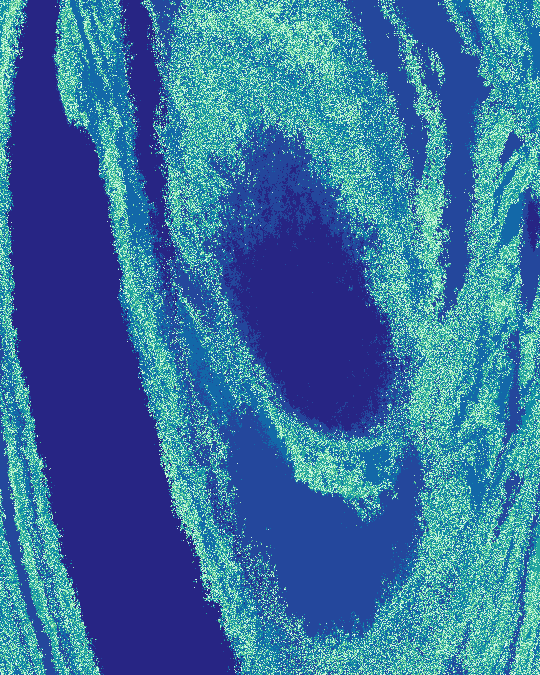
#> input picture site/data/layer2_loopscape.webp, 540 x 675 px, given in place of 00_0_eqr_sudoku_plane_rating47_7d68927f389fbdaa_rating47.png, which was not available
$ python scale_dependence.py
#> lines starting #> are read from the running program, lines starting #| are printed output that depends on the picture; pictures that were not available may be replaced by others from this repository, and a replacement may not be noted
### render/repro.py
"""Helpers for the reproduction check against loopscape's 1000x1000 EqR/Sudoku asset.

The asset is a PNG with exactly 11 colours: the settle-time field pushed through a sequential colormap.
Colours are ranked by luminance (dark -> light), which is the colormap's own order, so a pixel's *level*
is an ordinal copy of its settle time and can be compared with ours without knowing the colormap.
"""
from __future__ import annotations

from pathlib import Path

import numpy as np
from PIL import Image
from scipy.stats import rankdata

# (swap_axes, flip_x, flip_y): how an image pixel (row r, col c) maps to plane axis indices.
_VARIANT_FLAGS = {
    "xy": (False, False, False),
    "xy_fx": (False, True, False),
    "xy_fy": (False, False, True),
    "xy_fxfy": (False, True, True),
    "yx": (True, False, False),
    "yx_fx": (True, True, False),
    "yx_fy": (True, False, True),
    "yx_fxfy": (True, True, True),
}
VARIANTS = tuple(_VARIANT_FLAGS)


def load_asset_levels(path: str | Path) -> tuple[np.ndarray, np.ndarray]:
    """PNG -> (levels uint8 (H, W) ranked dark -> light, colours (K, 3))."""
    rgb = np.asarray(Image.open(path).convert("RGB"))
#> rgb is the input picture: shape (675, 540, 3); mean R, G, B 55.7, 111.3, 158.6
    colours, inv = np.unique(rgb.reshape(-1, 3), axis=0, return_inverse=True)
#> colours = [[15, 136, 167], [19, 104, 168], [34, 164, 160], [36, 71, 156], [39, 37, 132], [75, 192, 155], [127, 220, 155], [165, 234, 190], [201, 247, 224], [255, 210, 122], [255, 255, 255]]
    lum = colours @ np.array([0.2126, 0.7152, 0.0722])
#> lum = [112.5, 90.55, 136.1, 69.7, 44.28, 164.5, 195.5, 216.2, 235.6, 213.2, 255]
    order = np.argsort(lum)
#> order = [4, 3, 1, 0, 2, 5, 6, 9, 7, 8, 10]
    rank = np.empty(len(colours), dtype=np.uint8)
#> rank = [16, 15, 21, 32, 184, 85, 0, 0, 0, 0, 0]
    rank[order] = np.arange(len(colours))
    return rank[inv.reshape(rgb.shape[:2])], colours[order]


# [92 lines left out: functions variant_axes, aligned_indices, best_shift_agreement, contingency, spearman, variant_sample and 3 more, not called in this run]

### render/metrics.py
"""Basin metrics (basin entropy, uncertainty exponent) via loopscape.metrics, plus outcome summaries.

Method, as in the paper (Lai et al., arXiv:2609.04963, App. B/D) and loopscape:
* basin entropy S_b: split the label field into non-overlapping 5 x 5 boxes, Shannon entropy (natural log) of
  the labels in each box, mean over boxes; the boundary entropy S_bb averages only boxes with >1 label;
  S_bb > ln 2 is the criterion for a fractal-like boundary (Daza et al. 2016);
* uncertainty exponent alpha: fraction f(eps) of pixel pairs separated by eps = 1..5 pixels (horizontal,
  vertical, both diagonals) that carry different labels, f ~ eps^alpha by a log-log fit; the boundary
  dimension is 2 - alpha (McDonald et al. 1985).
Labels are equality classes, so the settle-time field and the decoded asset colours (11 levels) are both valid.
"""
from __future__ import annotations

import numpy as np


def label_metrics(labels: np.ndarray, box_size: int = 5) -> dict:
    from loopscape.metrics import basin_entropy, uncertainty_exponent

    labels = np.asarray(labels)
    be = basin_entropy(labels, box_size=box_size)
    ue = uncertainty_exponent(labels, box_size=box_size)
    return dict(
        shape=list(labels.shape),
        n_labels=int(len(np.unique(labels))),
        basin_entropy=float(be["basin_entropy"]),
        boundary_basin_entropy=float(be["boundary_basin_entropy"]),
        boundary_box_fraction=float(be["boundary_box_fraction"]),
        log2_criterion=bool(be["log2_criterion"]),
        uncertainty_exponent=float(ue["uncertainty_exponent"]),
        boundary_dimension=float(ue["boundary_dimension"]),
        uncertainty_r2=float(ue["r_squared"]),
        uncertainty_fractions=[float(f) for f in ue["uncertainty_fractions"]],
        box_size=box_size,
    )


def multi_scale(labels: np.ndarray, strides=(1, 2, 4, 8), box_size: int = 5) -> dict:
    """Metrics of the same field sampled every ``stride`` pixels (a coarser render of the same plane)."""
    return {s: label_metrics(np.asarray(labels)[::s, ::s], box_size) for s in strides}


# [23 lines left out: functions outcome_summary, adjacent_gap_stats, not called in this run]

### scripts/scale_dependence.py
#!/usr/bin/env python
"""How complex is the settle-time field at different pixel pitches?  (the paper's App. E question)

Settle times are clipped to 2..12 (the upstream image's 11 levels) so every row uses the same labels.
Basin entropy and boundary dimension (loopscape.metrics, 5x5 boxes, eps = 1..5 px) of: the upstream image at several
strides, our 250x250 reproduction, the hero at several strides (if rendered), and the small zoom windows of the chase
jobs.  Writes results/scale_dependence.json and results/figures/scale_dependence.png.  A boundary dimension that falls
as the pitch gets finer is the signature of a *slim* fractal; one that stays constant is a true fractal.
"""
import argparse
import glob
import json
import sys
from pathlib import Path

import numpy as np

ROOT = Path(__file__).resolve().parents[1]
sys.path.insert(0, str(ROOT))
from render import metrics as M  # noqa: E402
from render import repro as R  # noqa: E402

ASSET = ROOT / "vendor/loopscape/assets/basins_1000_0_eqr_sudoku_plane_rating47_7d68927f389fbdaa_rating47.png"


def R_ord(n):
    return f"{n}{'th' if 10 <= n % 100 <= 20 else {1: 'st', 2: 'nd', 3: 'rd'}.get(n % 10, 'th')}"


def entry(label, field, pitch, source):
    m = M.label_metrics(field)
    return dict(label=label, source=source, pitch=pitch, shape=list(field.shape), basin_entropy=m["basin_entropy"],
                boundary_basin_entropy=m["boundary_basin_entropy"], boundary_box_fraction=m["boundary_box_fraction"],
                uncertainty_exponent=m["uncertainty_exponent"], boundary_dimension=m["boundary_dimension"],
                uncertainty_r2=m["uncertainty_r2"])


def main():
    ap = argparse.ArgumentParser()
    ap.add_argument("--hero", default=None, help="merged hero run dir (field.npz)")
    ap.add_argument("--chase", nargs="*", default=[], help="chase run dirs (chase.json + level*.npz)")
    ap.add_argument("--keyframes", nargs="*", default=[], help="merged keyframe run dirs (field.npz + spec.json)")
    ap.add_argument("--out", default="results/scale_dependence.json")
    a = ap.parse_args()
    rows = []
    levels, _ = R.load_asset_levels(ASSET)
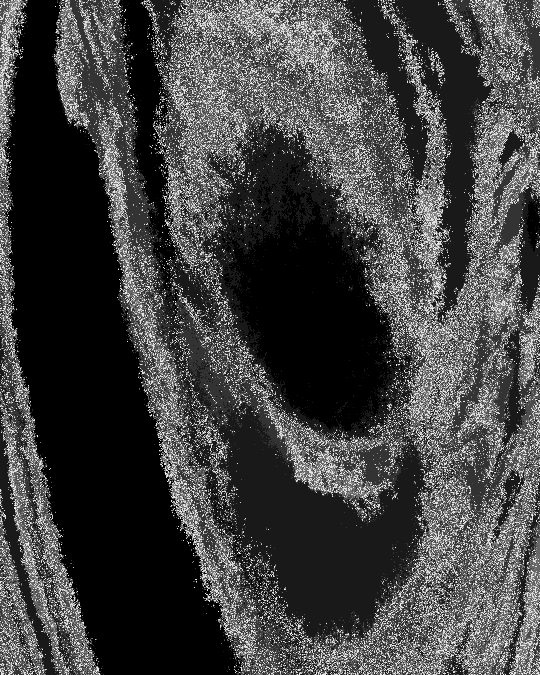
#> levels: shape (675, 540); min 0, max 10, mean 2.56; drawn with min black and max white
    for s in (1, 2, 4, 8):
        rows.append(entry(f"upstream image, every {R_ord(s)} pixel" if s > 1 else "upstream image, every pixel", levels[::s, ::s], 2.0 / 999 * s, "upstream asset (levels)"))
#> after the loop, rows = []
    rp = np.load(ROOT / "results/repro/repro250_field.npz")["settle_nb"]
    rows.append(entry("ours, 250x250 (asset grid, fp32)", np.clip(rp.astype(int) - 2, 0, 10), 2.0 / 999 * 4, "results/repro/repro250_field.npz"))
    if a.hero:
        h = np.clip(np.load(ROOT / a.hero / "field.npz")["settle_nb"], 2, 12)  # the upstream image's 11 levels (top one saturated)
        for s in (1, 2, 4, 8):
            rows.append(entry(f"hero 2048x2048, every {R_ord(s)} pixel" if s > 1 else "hero 2048x2048, every pixel", h[::s, ::s], 2.0 / 2047 * s, "hero (settle time clipped to 2..12)"))
    for d in a.keyframes:
        d = Path(ROOT / d)
        spec = json.loads((d / "spec.json").read_text())
        kf = np.clip(np.load(d / "field.npz")["settle_nb"], 2, 12)
        rows.append(entry(f"keyframe x{spec['zoom']:g} ({kf.shape[1]}x{kf.shape[0]}, centred on the zoom target)", kf,
                          2 * spec["half_width"] / (spec["nx"] - 1), f"{d.name} (settle time clipped to 2..12)"))
    for d in a.chase:
        d = Path(ROOT / d)
        meta = json.loads((d / "chase.json").read_text())
        for lv in meta["levels"]:
            z = np.load(d / f"level{lv['level']}.npz")
            rows.append(entry(f"window x{lv['zoom']:g} (160x160, {d.name})", np.clip(z["settle_nb"], 2, 12), 2 * lv["half_width"] / (lv["n"] - 1), f"{d.name}/level{lv['level']} (settle time clipped to 2..12)"))
    rows.sort(key=lambda r: -r["pitch"])
    out = ROOT / a.out
    out.write_text(json.dumps(dict(script="scripts/scale_dependence.py", rows=rows), indent=1))
    import matplotlib

    matplotlib.use("Agg")
    import matplotlib.pyplot as plt

    fig, ax = plt.subplots(1, 3, figsize=(15, 4.4), facecolor="#0e1117")
    for axi, key, lab in zip(ax, ("boundary_dimension", "basin_entropy", "boundary_box_fraction"),
                             ("boundary dimension 2 - alpha", "basin entropy S_b", "fraction of boxes touching a boundary")):
        axi.set_facecolor("#151a23")
        for kind, col in (("upstream", "#8893ab"), ("ours", "#f59e0b"), ("hero", "#f59e0b"), ("keyframe", "#fcc95a"), ("window", "#7fdc9b")):
            pts = [(r["pitch"], r[key]) for r in rows if r["label"].startswith(kind)]
            if pts:
                axi.plot(*zip(*pts), "o-", color=col, label=kind, ms=6)
        axi.set_xscale("log")
        axi.invert_xaxis()
        axi.set_xlabel("pixel pitch in the (a, b) plane (finer to the right)", color="#e8ecf5")
        axi.set_ylabel(lab, color="#e8ecf5")
        axi.tick_params(colors="#8893ab")
        for sp in axi.spines.values():
            sp.set_color("#2e3a52")
        axi.legend(facecolor="#151a23", edgecolor="#2e3a52", labelcolor="#e8ecf5")
    fig.tight_layout()
    (ROOT / "results/figures").mkdir(exist_ok=True)
    fig.savefig(ROOT / "results/figures/scale_dependence.png", dpi=110, facecolor="#0e1117")
    for r in rows:
        print(f"{r['label']:44s} pitch {r['pitch']:.2e}  D={r['boundary_dimension']:.3f}  S_b={r['basin_entropy']:.3f}  boxes {r['boundary_box_fraction']:.2f}")


if __name__ == "__main__":
    main()
#> (the call stopped at in label_metrics, `be = basin_entropy(labels, box_size=box_size)`: loopscape is not available in this run)

$ run again, on site/data/layer3_loopscape.webp
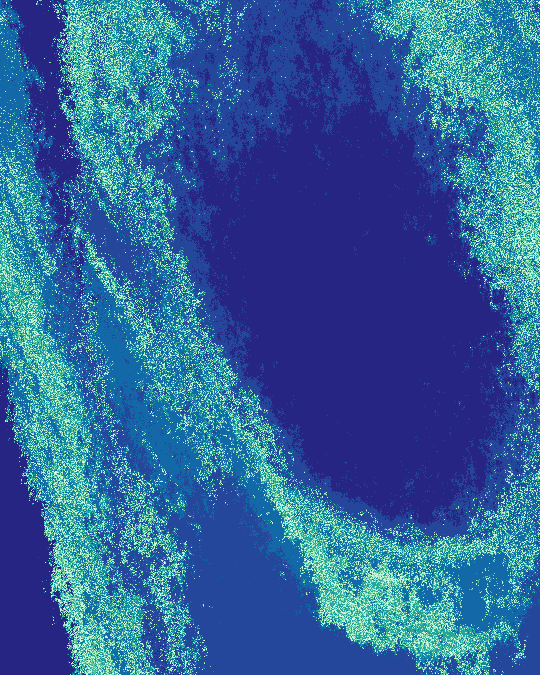
#> input picture site/data/layer3_loopscape.webp, 540 x 675 px, given in place of 00_0_eqr_sudoku_plane_rating47_7d68927f389fbdaa_rating47.png, which was not available
#> in load_asset_levels, rgb is the input picture: shape (675, 540, 3); mean R, G, B 50.2, 98.4, 155.8
#> colours = [[15, 136, 167], [19, 104, 168], [34, 164, 160], [36, 71, 156], [39, 37, 132], [75, 192, 155], [127, 220, 155], [165, 234, 190], [201, 247, 224], [255, 255, 255]]
#> lum = [112.5, 90.55, 136.1, 69.7, 44.28, 164.5, 195.5, 216.2, 235.6, 255]
#> order = [4, 3, 1, 0, 2, 5, 6, 7, 8, 9]
#> rank = [1, 15, 21, 32, 184, 85, 0, 0, 0, 0]
#> in main, `levels, _ = R.load_asset_levels(ASSET)`:
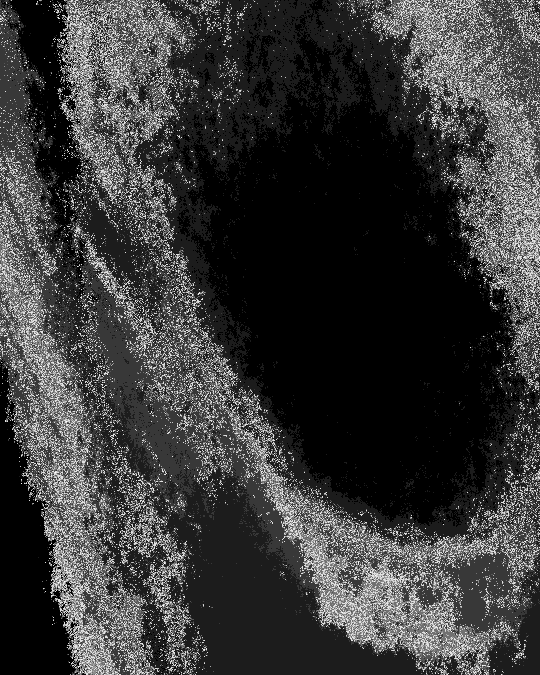
#> levels: shape (675, 540); min 0, max 9, mean 2; drawn with min black and max white
#> after the loop in main, `for s in (1, 2, 4, 8):`: rows = []

$ run again, on site/data/layer4_loopscape.webp
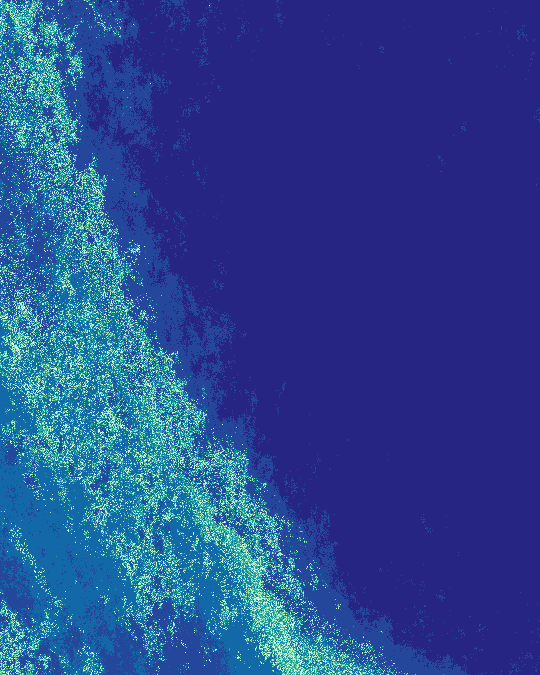
#> input picture site/data/layer4_loopscape.webp, 540 x 675 px, given in place of 00_0_eqr_sudoku_plane_rating47_7d68927f389fbdaa_rating47.png, which was not available
#> in load_asset_levels, rgb is the input picture: shape (675, 540, 3); mean R, G, B 43.2, 71, 146.1
#> colours = [[15, 136, 167], [19, 104, 168], [34, 164, 160], [36, 71, 156], [39, 37, 132], [75, 192, 155], [127, 220, 155], [165, 234, 190], [201, 247, 224], [255, 255, 255]]
#> lum = [112.5, 90.55, 136.1, 69.7, 44.28, 164.5, 195.5, 216.2, 235.6, 255]
#> order = [4, 3, 1, 0, 2, 5, 6, 7, 8, 9]
#> rank = [124, 4, 54, 32, 184, 85, 0, 0, 0, 0]
#> in main, `levels, _ = R.load_asset_levels(ASSET)`:
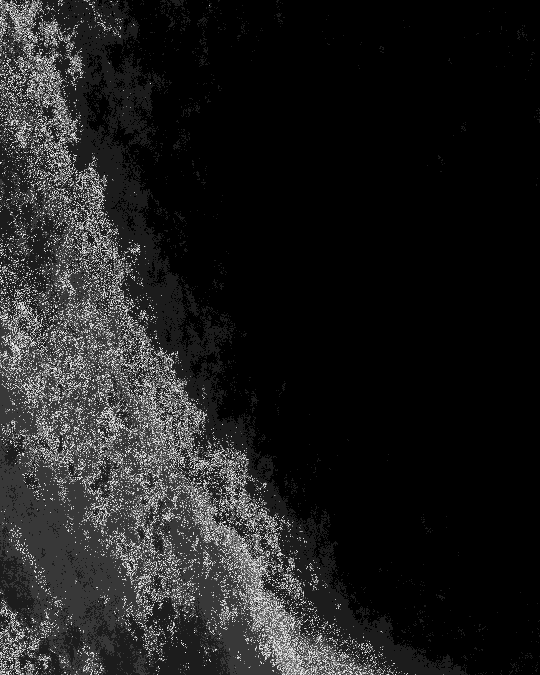
#> levels: shape (675, 540); min 0, max 9, mean 1.1; drawn with min black and max white
#> after the loop in main, `for s in (1, 2, 4, 8):`: rows = []
